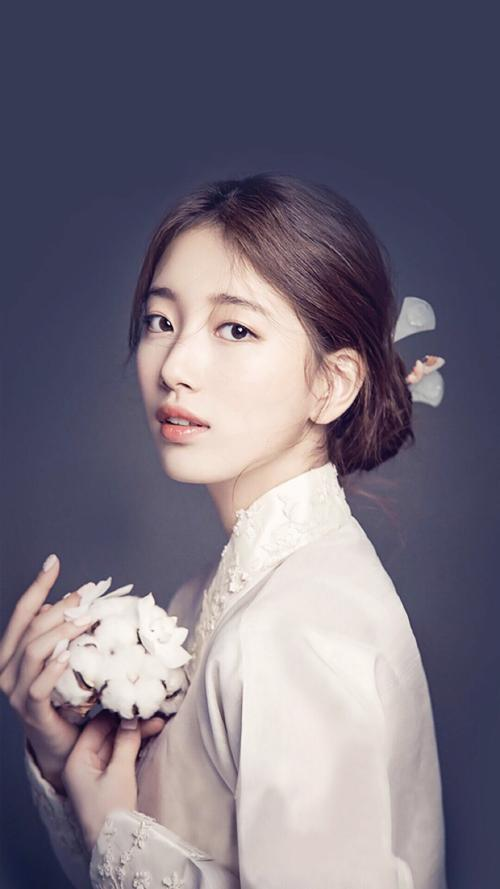
#> input picture filter/girl.jpg, 500 x 889 px, found by its file name
$ python access_image.py
#> lines starting #> are read from the running program, lines starting #| are printed output that depends on the picture; after the words box and inside, x2 and y2 are one past the last pixel; in counts of white or black regions, pixels touching at a corner belong together
# _*_  coding: utf-8  _*_
# **************************************************
# @Author   : Ybbbbbbb
# @Time     : 2018-09-17 16:53
# @File     : access_image.py
# @SoftWare : PyCharm
# **************************************************

import cv2
import numpy as np


''''
image[i,j] = 255 灰度值
对于RGB图像来说，image[i,j,0]=255,image[i,j,1]=255,image[i,j,2]=255 是将图像某一点变为了黑色
'''

# 添加椒盐噪声
def add_salt(image,n):
    print(n)
    for number in range(n):
        i = int(np.random.random() * image.shape[0])
        j = int(np.random.random() * image.shape[1])
        if image.ndim == 2: # 灰度图像的ndim为 2，以此来判断图像是灰度还是RGB图像
            image[i,j] = 255
        elif image.ndim == 3:
            image[i,j,0] = 255
            image[i,j,1] = 255
            image[i,j,2] = 255
    return image

# 分离通道,合并通道
def split_channel(image):
    # [7 lines of commented-out code are left out]
    b = np.zeros(image.shape,dtype=image.dtype)
    g = np.zeros(image.shape,dtype=image.dtype)
    r = np.zeros(image.shape,dtype=image.dtype)
    b = image[:,:,0]
    g = image[:,:,1]
    r = image[:,:,2]

    cv2.imshow("red",r)
    cv2.imshow("green",g)
    cv2.imshow("blue",b)
    merged = cv2.merge([b,g,r])
    cv2.imshow("merge",merged)
    cv2.waitKey(1000)
    cv2.destroyAllWindows()


if __name__ == "__main__":
    image = cv2.imread("girl.jpg", 1)
#> image is the input picture: shape (889, 500, 3); mean B, G, R 126.9, 113.2, 120.2
    L,W,C = image.shape
#> L = 889; W = 500; C = 3
    # n = min(L,W,C)
    print(image.ndim)
#| 3
    print(image.shape)
#| (889, 500, 3)
    cv2.imshow("test", image)
    cv2.waitKey(1000)
    cv2.destroyAllWindows()

    # 调用加入椒盐噪声
    salt_image = add_salt(image,min(L,W))
#| 500
#> after the loop in add_salt, `for number in range(n):`:
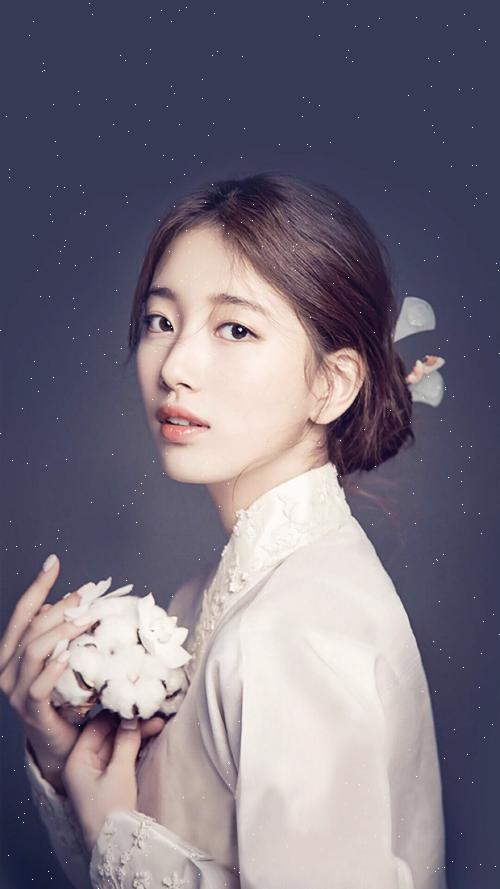
#> image: shape (889, 500, 3); 0.11% of pixels changed, all inside (x1, y1, x2, y2) = (0, 2, 500, 889)
    cv2.imshow("new_image",salt_image)
    cv2.waitKey(3000)
    cv2.destroyAllWindows()

    # 通道分离与合并
    split_channel(image)
#> in split_channel, `b = image[:,:,0]`:
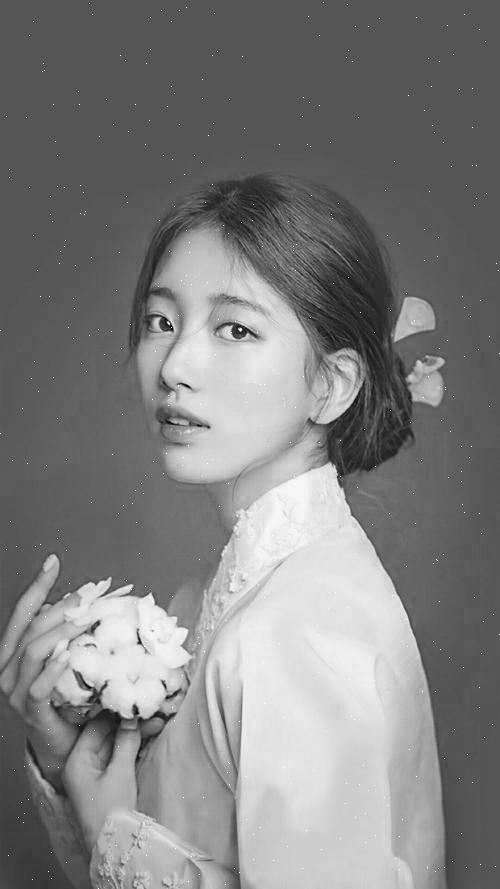
#> b: shape (889, 500); min 0, max 255, mean 127
#> in split_channel, `g = image[:,:,1]`:
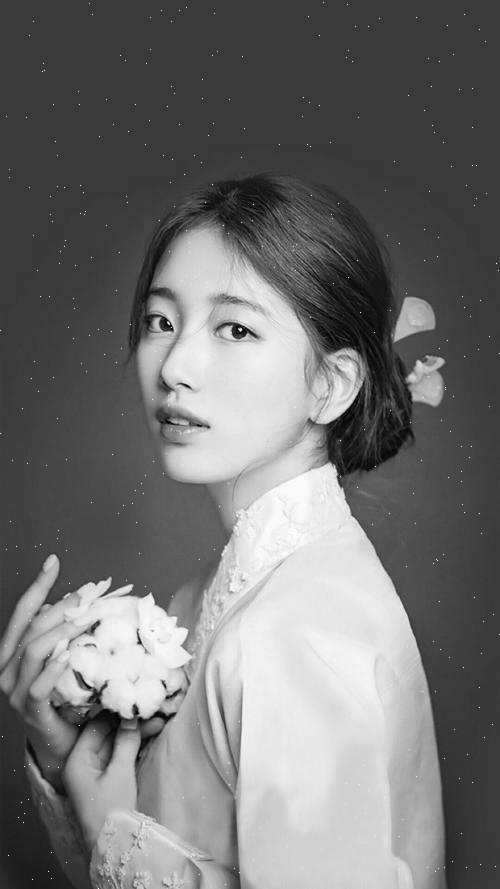
#> g: shape (889, 500); min 0, max 255, mean 113.4
#> in split_channel, `r = image[:,:,2]`:
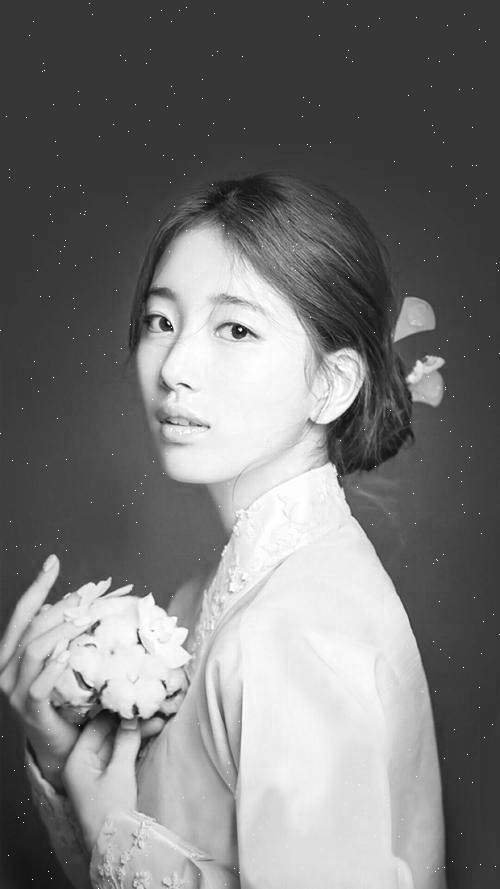
#> r: shape (889, 500); min 7, max 255, mean 120.3
